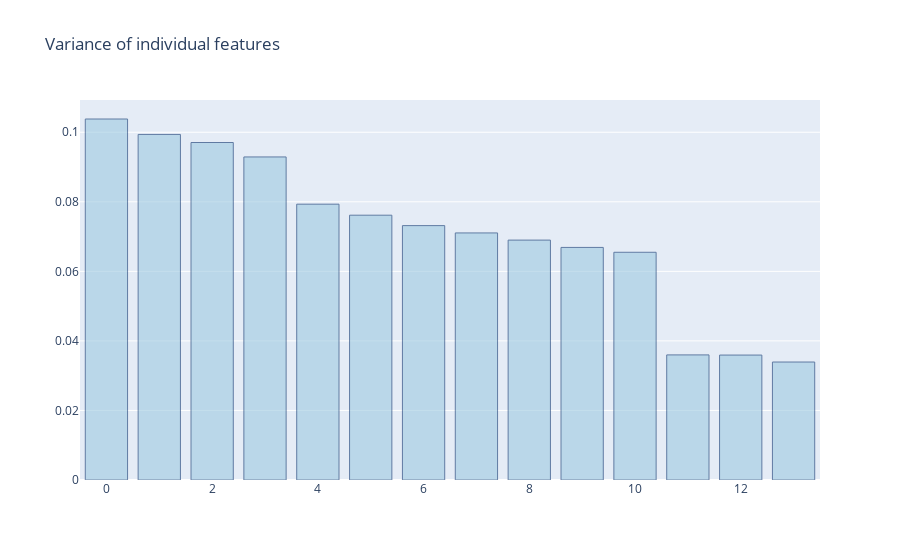

The notebook cell this image was saved under:
### Code cell
import plotly.graph_objects as go

explained_variance=explained_variance.astype(list)

# Use the hovertext kw argument for hover text
fig = go.Figure(data=[go.Bar( y=explained_variance)])
# Customize aspect
fig.update_traces(marker_color='rgb(158,202,225)', marker_line_color='rgb(8,48,107)',
                  marker_line_width=1, opacity=0.6)
fig.update_layout(title_text='Variance of individual features')
fig.show()

### Figure 1 — Plotly figure (JSON) as saved in the notebook; plotly's stock layout.template omitted (floating-point values rounded to 4 significant figures)
{"data": [{"marker": {"color": "rgb(158,202,225)", "line": {"color": "rgb(8,48,107)", "width": 1}}, "opacity": 0.6, "type": "bar", "y": [0.1038, 0.09938, 0.09705, 0.0929, 0.07932, 0.07615, 0.07315, 0.07105, 0.06899, 0.06689, 0.06549, 0.03597, 0.03593, 0.03392]}], "layout": {"title": {"text": "Variance of individual features"}}}
